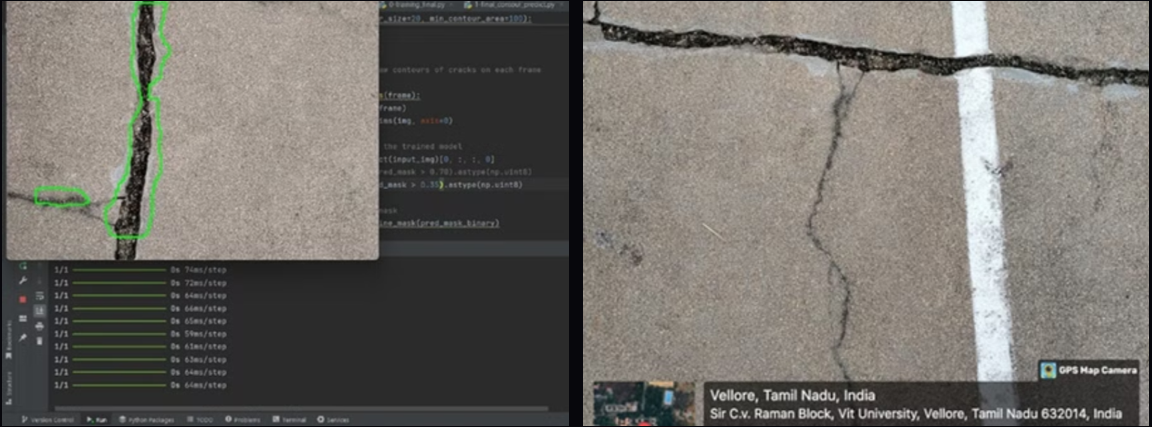
#> input picture Real Time Images/Real Time 1.png, 1152 x 427 px
$ python -i preprocessing.py   (imports and definitions only)
#> lines starting #> are read from the running program, lines starting #| are printed output that depends on the picture
"""Shared image preparation for U-Net training and inference.

OpenCV decodes images in BGR order.  This module intentionally retains that
order because it is the format used when the saved model was called by the
original scripts.
"""

from pathlib import Path
from typing import Union

import cv2
import numpy as np
from PIL import Image as PILImage, ImageOps

IMG_HEIGHT = 256
IMG_WIDTH = 256
IMG_CHANNELS = 3
NORMALIZATION_FACTOR = 255.0
MODEL_INPUT_SHAPE = (IMG_HEIGHT, IMG_WIDTH, IMG_CHANNELS)

ImageInput = Union[str, Path, np.ndarray]


def load_image(image_path: Union[str, Path]) -> np.ndarray:
    """Decode an image in BGR order with EXIF orientation normalization."""
    path = Path(image_path)
    pil_image = PILImage.open(path)
    pil_image = ImageOps.exif_transpose(pil_image)
    if pil_image.mode != "RGB":
        pil_image = pil_image.convert("RGB")
    rgb_array = np.array(pil_image, dtype=np.uint8)
    bgr_array = cv2.cvtColor(rgb_array, cv2.COLOR_RGB2BGR)
    if bgr_array is None or bgr_array.size == 0:
        raise ValueError(f"Could not decode input image: {path}")
    return bgr_array


def _coerce_bgr_image(image: ImageInput) -> np.ndarray:
    if isinstance(image, (str, Path)):
        return load_image(image)
    if not isinstance(image, np.ndarray) or image.size == 0:
        raise ValueError("Input image must be a non-empty BGR NumPy array or a decodable image path.")
    if image.ndim != 3 or image.shape[2] != IMG_CHANNELS:
        raise ValueError(
            f"Input image must have shape (height, width, {IMG_CHANNELS}) in BGR order; got {image.shape}."
        )
    return image


def preprocess_image(image: ImageInput) -> np.ndarray:
    """Resize a BGR image to the U-Net input size and normalize it to [0, 1]."""
    bgr_image = _coerce_bgr_image(image)
    resized = cv2.resize(bgr_image, (IMG_WIDTH, IMG_HEIGHT))
    return resized.astype(np.float32) / NORMALIZATION_FACTOR


def preprocess_mask(mask: np.ndarray) -> np.ndarray:
    """Resize a grayscale training mask and normalize it to [0, 1]."""
    if not isinstance(mask, np.ndarray) or mask.size == 0:
        raise ValueError("Training mask must be a non-empty NumPy array.")
    resized = cv2.resize(mask, (IMG_WIDTH, IMG_HEIGHT))
    return resized.astype(np.float32) / NORMALIZATION_FACTOR


def prepare_model_input(image: ImageInput) -> np.ndarray:
    """Return one preprocessed image with the batch dimension required by Keras."""
    return np.expand_dims(preprocess_image(image), axis=0)

>>> import cv2
>>> picture = cv2.cvtColor(cv2.imread('Real Time Images/Real Time 1.png'), cv2.COLOR_BGR2RGB)
>>> result = preprocess_image(picture)
#> in preprocess_image, `resized = cv2.resize(bgr_image, (IMG_WIDTH, IMG_HEIGHT))`:
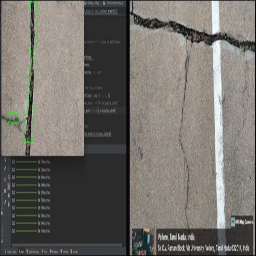
#> resized: shape (256, 256, 3); mean R, G, B 113.3, 110.1, 104.7

$ run again, on Real Time Images/Real Time 2.png
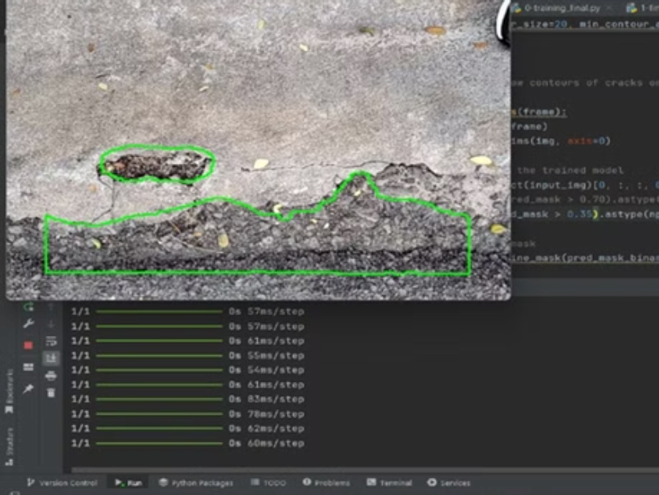
#> input picture Real Time Images/Real Time 2.png, 1317 x 989 px (shown at 1/2 size)
#> in preprocess_image, `resized = cv2.resize(bgr_image, (IMG_WIDTH, IMG_HEIGHT))`:
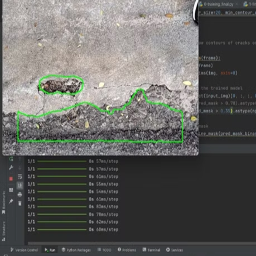
#> resized: shape (256, 256, 3); mean R, G, B 98.6, 98.8, 95.8

$ run again, on Real Time Images/Real Time 3.png
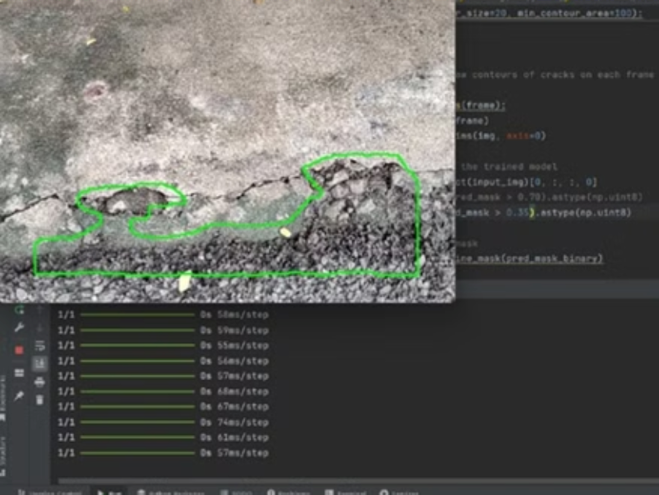
#> input picture Real Time Images/Real Time 3.png, 1317 x 989 px (shown at 1/2 size)
#> in preprocess_image, `resized = cv2.resize(bgr_image, (IMG_WIDTH, IMG_HEIGHT))`:
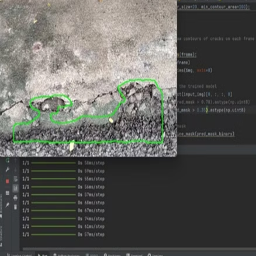
#> resized: shape (256, 256, 3); mean R, G, B 92.1, 92.6, 88.6
